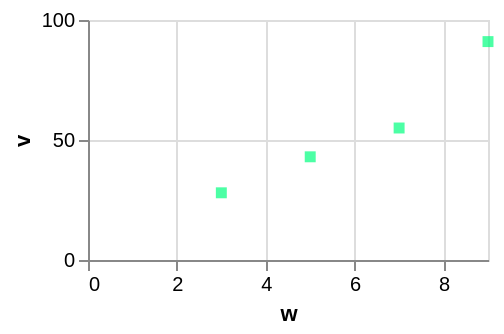

Here is the Vega-Lite specification saved for this chart:
### Vega-Lite specification from a JSON file in a GitHub repository (floating-point values rounded to 4 significant figures)
{"$schema": "https://vega.github.io/schema/vega-lite/v6.json", "width": 200, "height": 120, "data": {"values": [{"c": "alpha", "v": 28, "w": 3, "t": "2024-01-07"}, {"c": "beta", "v": 55, "w": 7, "t": "2024-03-19"}, {"c": "gamma", "v": 43, "w": 5, "t": "2024-06-02"}, {"c": "delta", "v": 91, "w": 9, "t": "2024-09-11"}]}, "mark": {"type": "square", "color": "springgreen"}, "encoding": {"x": {"field": "w", "type": "quantitative"}, "y": {"field": "v", "type": "quantitative"}}}
